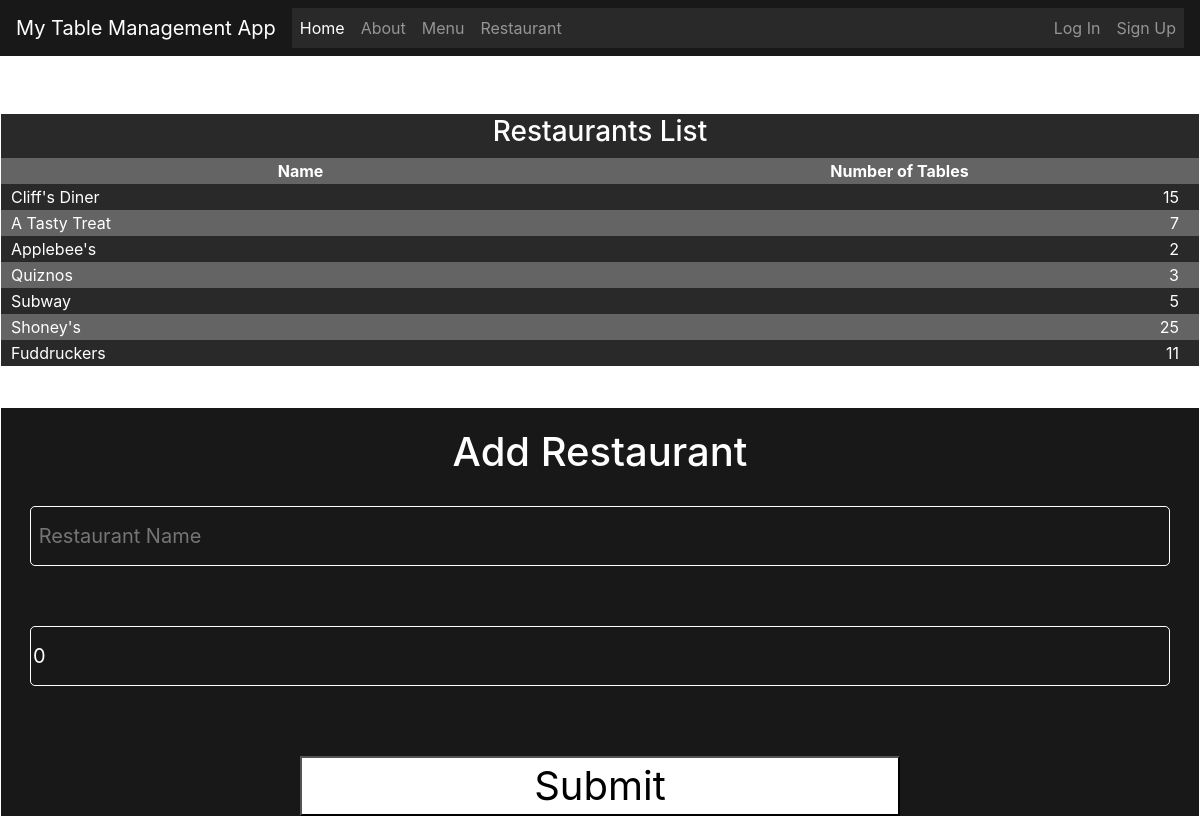
/restaurant/, run on the app's committed database.
### TMS/models.py (models this page shows)
class Restaurant(models.Model):
    name = models.CharField(max_length=30)
    numTables = models.PositiveIntegerField(editable=True, default=0)

### TMS/views.py (the view, shortened to what this page needs)
# urls.py: path("restaurant/", views.restaurant_view, name="restaurant")
def restaurant_view(request):
    form = SaveRestaurantProfile()
    restaurants = Restaurant.objects.all()
    return render(request, 'restaurant.html', {'restaurants': restaurants, 'form': form})

### TMS/forms.py
class SaveRestaurantProfile(forms.ModelForm):
      def __init__(self, *args, **kwargs):
            super().__init__(*args, **kwargs)
            self.fields['name'].widget.attrs.update({
                  'placeholder': ' Restaurant Name',
                  'class': 'form-input',
                  'style': 'background-color: transparent; border: 1px white solid; border-radius: 5px; font-size: 20px; color: white'
            })
            self.fields['numTables'].widget.attrs.update({
                  'placeholder': ' Number of Tables',
                  'class': 'form-input',
                  'style': 'background-color: transparent; border: 1px white solid; border-radius: 5px; font-size: 20px; color: white'
            })
      class Meta:
            model = Restaurant
            fields = ['name', 'numTables']

### TMS/templates/restaurant.html (shortened to what this page needs)
{% extends "base.html" %}
{% load static %}
{% block styles %}
<link rel="stylesheet" href="{% static 'css/menu.css' %}">
{% endblock styles %}
{% block content %}
<div class="wrapper-restaurant wrapper-alt restaurant-display">
    <table>
        <th colspan="2"><h3>Restaurants List</h3></th>
        <tr>
            <th class="column_headers">Name</th>
            <th class="column_headers">Number of Tables</th>
        </tr>
    {% for restaurant in restaurants %}
    <tr>
        <td class="left-column">{{restaurant.name}}</td>
        <td class="right-column">{{restaurant.numTables}}</td>
    </tr>
    {% endfor %}
    </table>
</div>
<div class="wrapper-restaurant wrapper-alt">
    <form method="POST" action="{% url 'restaurant' %}">
        <h1>Add Restaurant</h1>
        <div class="input-field">
            {{form.name}}
        </div>
        <div class="input-field">
            {{form.numTables}}
        </div>
        <div>
            <button style="width:600px; height: 60px; font-size: 40px;">Submit</button>
        </div>
    </form>
</div>
{% endblock content %}

### TMS/static/css/menu.css (style rules this page uses)
body { height: 100vh; width: 100vw; display: flex; align-items: center; justify-content: center; background-image: url("/static/img/clem-onojeghuo-zlABb6Gke24-unsplash.jpg"); background-size: cover; }
.wrapper-menu, .wrapper-restaurant { background-color: rgb(24, 24, 24); height: 700px; width: 700px; display: flex; align-items: center; margin: 20px; border: solid white 1px; }
.wrapper-alt { background-color: rgb(24, 24, 24); border: solid white 1px; display: flex; flex-direction: column; align-items: center; }
form { height: 100%; width: 100%; display: flex; flex-direction: column; align-items: center; }
h1 { margin: 20px; color: white; }
.input-field { margin: 10px; height: 60px; width: 600px; display: inline-block; margin-bottom: 50px; color: white; align-items: center; }
.form-input { height: 60px; width: 600px; }
button { width: 600px; height: 60px; font-size: 40px; background-color: white; color: black; margin-top: 20px; display: flex; justify-content: center; align-items: center; }
th { text-align: center; }
.column_headers { text-align: center; }
td { width: 300px; }
table { width: 100%; color: white; }
.left-column { text-align: left; padding-left: 10px; }
.right-column { text-align: right; padding-right: 20px; }
table tr:nth-child(odd) { background-color: rgb(42, 41, 41); }
table tr:nth-child(even) { background-color: rgb(100, 100, 100); }
@media (max-width: 1000px), (max-height: 1000px) { body { flex-direction: column; justify-content: center; align-items: center; } }
@media (max-width: 1000px), (max-height: 1000px) { .wrapper-alt { background-color: rgb(24, 24, 24); border: solid white 1px; display: flex; flex-direction: column; align-items: center; width: 100vw; height: 100%; } }
@media (max-width: 1000px), (max-height: 1000px) { button, .form-input, .input-field { width: 95vw; } }
@media (max-width: 1000px), (max-height: 1000px) { .restaurant-display, .menu-display { margin-top: 150px; } }

### data on the page
Restaurant: name "Cliff's Diner", numTables "15"
Restaurant: name "A Tasty Treat", numTables "7"
Restaurant: name "Applebee's", numTables "2"
Restaurant: name "Quiznos", numTables "3"
Restaurant: name "Subway", numTables "5"
Restaurant: name "Shoney's", numTables "25"
Restaurant: name "Fuddruckers", numTables "11"
